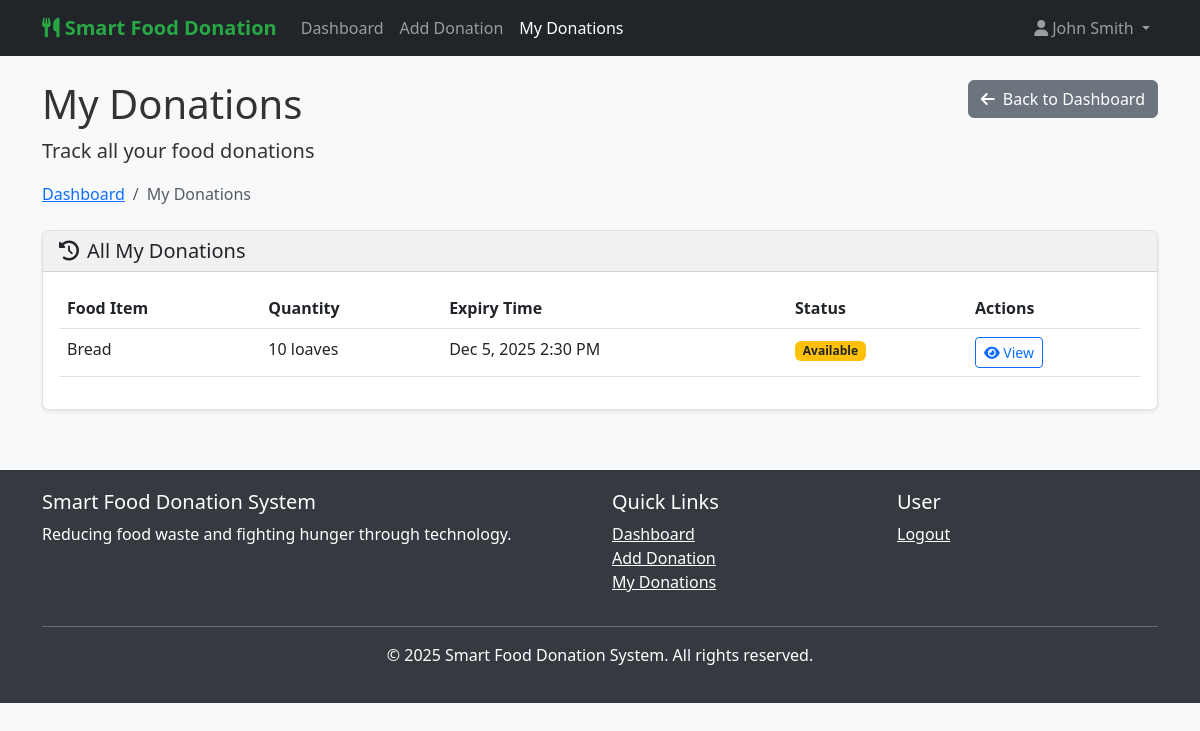
Page /donor/view_status.php (signed in) on the committed database.
### tables this page shows
CREATE TABLE IF NOT EXISTS donations (
  id INT(11) AUTO_INCREMENT PRIMARY KEY,
  donor_id INT(11) NOT NULL,
  food_name VARCHAR(100) NOT NULL,
  quantity VARCHAR(100) NOT NULL,
  expiry_time DATETIME NOT NULL,
  image VARCHAR(255),
  location TEXT NOT NULL,
  status ENUM('available', 'accepted', 'picked', 'delivered') DEFAULT 'available',
  ngo_id INT(11) DEFAULT NULL,
  created_at TIMESTAMP DEFAULT CURRENT_TIMESTAMP,
  FOREIGN KEY (donor_id) REFERENCES donors(id) ON DELETE CASCADE,
  FOREIGN KEY (ngo_id) REFERENCES ngos(id) ON DELETE SET NULL
);

### includes/auth_donor.php (called while the page is built, shortened)
<?php
function get_donor_id() {
    return isset($_SESSION['donor_id']) ? $_SESSION['donor_id'] : null;
}
function get_donor_name() {
    return isset($_SESSION['donor_name']) ? $_SESSION['donor_name'] : null;
}
?>

### includes/db.php (called while the page is built, shortened)
<?php
function format_date($date) {
    return date('M j, Y g:i A', strtotime($date));
}
function get_status_badge_class($status) {
    switch($status) {
        case 'available':
            return 'status-available';
    }
}
function get_status_text($status) {
    switch($status) {
        case 'available':
            return 'Available';
    }
}
?>

### donor/view_status.php (the view, shortened to what this page needs)
<?php
include '../includes/db.php';
include '../includes/auth_donor.php';
$donor_id = get_donor_id();
$donor_name = get_donor_name();
$donation_id = isset($_GET['id']) ? intval($_GET['id']) : 0;
if ($donation_id > 0) {
    $stmt = $conn->prepare("SELECT d.*, n.name as ngo_name FROM donations d LEFT JOIN ngos n ON d.ngo_id = n.id WHERE d.id = ? AND d.donor_id = ?");
    $stmt->bind_param("ii", $donation_id, $donor_id);
    $stmt->execute();
    $donation_result = $stmt->get_result();
    $donation = $donation_result->fetch_assoc();
    $stmt->close();
    if (!$donation) {
        header("Location: view_status.php");
        exit();
    }
} else {
    $stmt = $conn->prepare("SELECT * FROM donations WHERE donor_id = ? ORDER BY created_at DESC");
    $stmt->bind_param("i", $donor_id);
    $stmt->execute();
    $donations_result = $stmt->get_result();
}
?>
<!DOCTYPE html>
<html lang="en">
<head>
    <link href="https://cdn.jsdelivr.net/npm/bootstrap@5.3.0-alpha1/dist/css/bootstrap.min.css" rel="stylesheet">
    <link href="https://cdnjs.cloudflare.com/ajax/libs/font-awesome/6.0.0/css/all.min.css" rel="stylesheet">
    <link href="../css/styles.css" rel="stylesheet">
</head>
<body>
    <nav class="navbar navbar-expand-lg navbar-dark bg-dark">
        <div class="container">
            <a class="navbar-brand" href="donor_dashboard.php">
                <i class="fas fa-utensils"></i> Smart Food Donation
            </a>
            <div class="collapse navbar-collapse" id="navbarNav">
                <ul class="navbar-nav me-auto">
                    <li class="nav-item">
                        <a class="nav-link" href="donor_dashboard.php">Dashboard</a>
                    </li>
                    <li class="nav-item">
                        <a class="nav-link" href="add_donation.php">Add Donation</a>
                    </li>
                    <li class="nav-item">
                        <a class="nav-link active" href="view_status.php">My Donations</a>
                    </li>
                </ul>
                <ul class="navbar-nav ms-auto">
                    <li class="nav-item dropdown">
                        <a class="nav-link dropdown-toggle" href="#" id="navbarDropdown" role="button" data-bs-toggle="dropdown">
                            <i class="fas fa-user me-1"></i><?php echo htmlspecialchars($donor_name); ?>
                        </a>
                    </li>
                </ul>
            </div>
        </div>
    </nav>
    <div class="container mt-4">
        <div class="row">
            <div class="col-md-6">
                <h1><?php echo $donation_id > 0 ? 'Donation Details' : 'My Donations'; ?></h1>
                <p class="lead"><?php echo $donation_id > 0 ? 'View details of your donation' : 'Track all your food donations'; ?></p>
            </div>
            <div class="col-md-6 text-md-end">
                <?php if ($donation_id > 0): ?>
                <a href="view_status.php" class="btn btn-secondary">
                    <i class="fas fa-arrow-left me-2"></i>Back to All Donations
                </a>
                <?php else: ?>
                <a href="donor_dashboard.php" class="btn btn-secondary">
                    <i class="fas fa-arrow-left me-2"></i>Back to Dashboard
                </a>
                <?php endif; ?>
            </div>
        </div>
        <nav aria-label="breadcrumb">
            <ol class="breadcrumb">
                <li class="breadcrumb-item"><a href="donor_dashboard.php">Dashboard</a></li>
                <li class="breadcrumb-item active" aria-current="page"><?php echo $donation_id > 0 ? 'Donation Details' : 'My Donations'; ?></li>
            </ol>
        </nav>
    </div>
    <div class="container my-4">
        <?php if ($donation_id > 0): ?>
        <div class="row">
            <div class="col-md-12">
                <div class="card">
                    <div class="card-header">
                        <h5 class="mb-0"><i class="fas fa-utensils me-2"></i><?php echo htmlspecialchars($donation['food_name']); ?></h5>
                    </div>
                    <div class="card-body">
                        <div class="row">
                            <div class="col-md-6">
                                <h6>Donation Information</h6>
                                <table class="table table-borderless">
                                    <tr>
                                        <td><strong>Food Name:</strong></td>
                                        <td><?php echo htmlspecialchars($donation['food_name']); ?></td>
                                    </tr>
                                    <tr>
                                        <td><strong>Quantity:</strong></td>
                                        <td><?php echo htmlspecialchars($donation['quantity']); ?></td>
                                    </tr>
                                    <tr>
                                        <td><strong>Expiry Time:</strong></td>
                                        <td><?php echo format_date($donation['expiry_time']); ?></td>
                                    </tr>
                                    <tr>
                                        <td><strong>Status:</strong></td>
                                        <td>
                                            <span class="badge <?php echo get_status_badge_class($donation['status']); ?>">
                                                <?php echo get_status_text($donation['status']); ?>
                                            </span>
                                        </td>
                                    </tr>
                                    <?php if ($donation['ngo_id']): ?>
                                    <tr>
                                        <td><strong>Accepted By:</strong></td>
                                        <td><?php echo htmlspecialchars($donation['ngo_name']); ?></td>
                                    </tr>
                                    <?php endif; ?>
                                    <tr>
                                        <td><strong>Posted On:</strong></td>
                                        <td><?php echo format_date($donation['created_at']); ?></td>
                                    </tr>
                                </table>
                                <h6>Live Countdown</h6>
                                <p class="countdown-timer" data-expiry="<?php echo $donation['expiry_time']; ?>">Loading...</p>
                                <?php if ($donation['status'] == 'delivered'): ?>
                                <div class="alert alert-success" role="alert">
                                    <i class="fas fa-check-circle me-2"></i>This donation has been successfully delivered. Thank you for your contribution!
                                </div>
                                <?php elseif ($donation['status'] == 'picked'): ?>
                                <div class="alert alert-info" role="alert">
                                    <i class="fas fa-truck-loading me-2"></i>This donation has been picked up and is on its way to be delivered.
                                </div>
                                <?php elseif ($donation['status'] == 'accepted'): ?>
                                <div class="alert alert-warning" role="alert">
                                    <i class="fas fa-handshake me-2"></i>An NGO has accepted this donation. They will contact you soon to arrange pickup.
                                </div>
                                <?php else: ?>
                                <div class="alert alert-secondary" role="alert">
                                    <i class="fas fa-clock me-2"></i>This donation is available for NGOs to accept.
                                </div>
                                <?php endif; ?>
                            </div>
                            <div class="col-md-6">
                                <?php if ($donation['image']): ?>
                                <h6>Food Image</h6>
                                <img src="../uploads/<?php echo htmlspecialchars($donation['image']); ?>" alt="Food Image" class="img-fluid donation-image mb-3">
                                <?php endif; ?>
                                <h6>Pickup Location</h6>
                                <p><?php echo nl2br(htmlspecialchars($donation['location'])); ?></p>
                                <div class="map-container">
                                    <div class="alert alert-info">
                                        <p><strong>Pickup Location:</strong> <?php echo htmlspecialchars($donation['location']); ?></p>
                                        <p><a href="https://www.openstreetmap.org/search?query=<?php echo urlencode($donation['location']); ?>" target="_blank" class="btn btn-primary">
                                            <i class="fas fa-map-marked-alt me-2"></i>View on Map
                                        </a></p>
                                        <small class="form-text">Click to view this location on OpenStreetMap (opens in new tab)</small>
                                    </div>
                                </div>
                            </div>
                        </div>
                    </div>
                </div>
            </div>
        </div>
        <?php else: ?>
        <div class="row">
            <div class="col-md-12">
                <div class="card">
                    <div class="card-header">
                        <h5 class="mb-0"><i class="fas fa-history me-2"></i>All My Donations</h5>
                    </div>
                    <div class="card-body">
                        <?php if ($donations_result->num_rows > 0): ?>
                        <div class="table-responsive">
                            <table class="table table-hover">
                                <thead>
                                    <tr>
                                        <th>Food Item</th>
                                        <th>Quantity</th>
                                        <th>Expiry Time</th>
                                        <th>Status</th>
                                        <th>Actions</th>
                                    </tr>
                                </thead>
                                <tbody>
                                    <?php while ($donation = $donations_result->fetch_assoc()): ?>
                                    <tr>
                                        <td><?php echo htmlspecialchars($donation['food_name']); ?></td>
                                        <td><?php echo htmlspecialchars($donation['quantity']); ?></td>
                                        <td><?php echo format_date($donation['expiry_time']); ?></td>
                                        <td>
                                            <span class="badge <?php echo get_status_badge_class($donation['status']); ?>">
                                                <?php echo get_status_text($donation['status']); ?>
                                            </span>
                                        </td>
                                        <td>
                                            <a href="view_status.php?id=<?php echo $donation['id']; ?>" class="btn btn-sm btn-outline-primary">
                                                <i class="fas fa-eye"></i> View
                                            </a>
                                        </td>
                                    </tr>
                                    <?php endwhile; ?>
                                </tbody>
                            </table>
                        </div>
                        <?php else: ?>
                        <p class="text-center">You haven't made any donations yet. <a href="add_donation.php">Add your first donation</a></p>
                        <?php endif; ?>
                    </div>
                </div>
            </div>
        </div>
        <?php endif; ?>
    </div>
    <footer class="footer">
        <div class="container">
            <div class="row">
                <div class="col-md-6">
                    <h5>Smart Food Donation System</h5>
                    <p>Reducing food waste and fighting hunger through technology.</p>
                </div>
                <div class="col-md-3">
                    <h5>Quick Links</h5>
                    <ul class="list-unstyled">
                        <li><a href="donor_dashboard.php" class="text-white">Dashboard</a></li>
                        <li><a href="add_donation.php" class="text-white">Add Donation</a></li>
                        <li><a href="view_status.php" class="text-white">My Donations</a></li>
                    </ul>
                </div>
                <div class="col-md-3">
                    <h5>User</h5>
                    <ul class="list-unstyled">
                        <li><a href="../includes/logout.php" class="text-white">Logout</a></li>
                    </ul>
                </div>
            </div>
            <hr class="bg-light">
            <div class="text-center">
                <p>&copy; 2025 Smart Food Donation System. All rights reserved.</p>
            </div>
        </div>
    </footer>
</body>
</html>

### css/styles.css (style rules this page uses)
body { font-family: 'Segoe UI', Tahoma, Geneva, Verdana, sans-serif; background-color: #f8f9fa; color: #333; }
.navbar-brand { font-weight: bold; color: #28a745 !important; }
.card { box-shadow: 0 0.125rem 0.25rem rgba(0, 0, 0, 0.075); border: 1px solid rgba(0, 0, 0, 0.125); margin-bottom: 20px; }
.card-header { background-color: #f1f1f1; border-bottom: 1px solid rgba(0, 0, 0, 0.125); }
.footer { background-color: #343a40; color: white; padding: 20px 0; margin-top: 40px; }
.status-available { background-color: #ffc107; color: #212529; }

### rows in the picture
donations: food_name "Bread", quantity "10 loaves", expiry_time "Dec 5, 2025 2:30 PM", status "Available"

### other values in the picture
$donor_name "John Smith"
